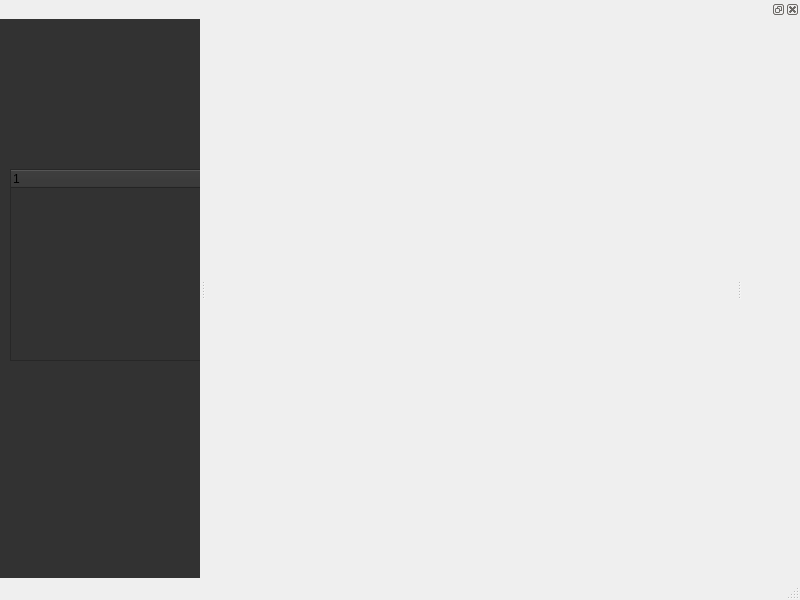
<?xml version="1.0" encoding="UTF-8"?>
<ui version="4.0">
 <class>MainWindow</class>
 <widget class="QMainWindow" name="MainWindow">
  <property name="geometry">
   <rect>
    <x>0</x>
    <y>0</y>
    <width>800</width>
    <height>600</height>
   </rect>
  </property>
  <property name="windowTitle">
   <string>MainWindow</string>
  </property>
  <property name="dockOptions">
   <set>QMainWindow::AllowNestedDocks|QMainWindow::AllowTabbedDocks|QMainWindow::AnimatedDocks</set>
  </property>
  <widget class="QWidget" name="centralwidget"/>
  <widget class="QMenuBar" name="menubar">
   <property name="geometry">
    <rect>
     <x>0</x>
     <y>0</y>
     <width>800</width>
     <height>23</height>
    </rect>
   </property>
  </widget>
  <widget class="QStatusBar" name="statusbar"/>
  <widget class="QDockWidget" name="dockWidget_6">
   <property name="minimumSize">
    <size>
     <width>200</width>
     <height>38</height>
    </size>
   </property>
   <property name="maximumSize">
    <size>
     <width>500</width>
     <height>524287</height>
    </size>
   </property>
   <property name="styleSheet">
    <string notr="true">background-color: rgb(50, 50, 50);</string>
   </property>
   <property name="floating">
    <bool>false</bool>
   </property>
   <property name="features">
    <set>QDockWidget::DockWidgetMovable</set>
   </property>
   <property name="allowedAreas">
    <set>Qt::LeftDockWidgetArea|Qt::RightDockWidgetArea</set>
   </property>
   <property name="windowTitle">
    <string/>
   </property>
   <attribute name="dockWidgetArea">
    <number>1</number>
   </attribute>
   <widget class="QWidget" name="dockWidgetContents_6">
    <widget class="QTreeWidget" name="treeWidget">
     <property name="geometry">
      <rect>
       <x>10</x>
       <y>150</y>
       <width>256</width>
       <height>192</height>
      </rect>
     </property>
     <column>
      <property name="text">
       <string notr="true">1</string>
      </property>
     </column>
    </widget>
   </widget>
  </widget>
  <widget class="QDockWidget" name="dockWidget_13">
   <attribute name="dockWidgetArea">
    <number>2</number>
   </attribute>
   <widget class="QWidget" name="dockWidgetContents_13"/>
  </widget>
 </widget>
 <resources/>
 <connections/>
</ui>
